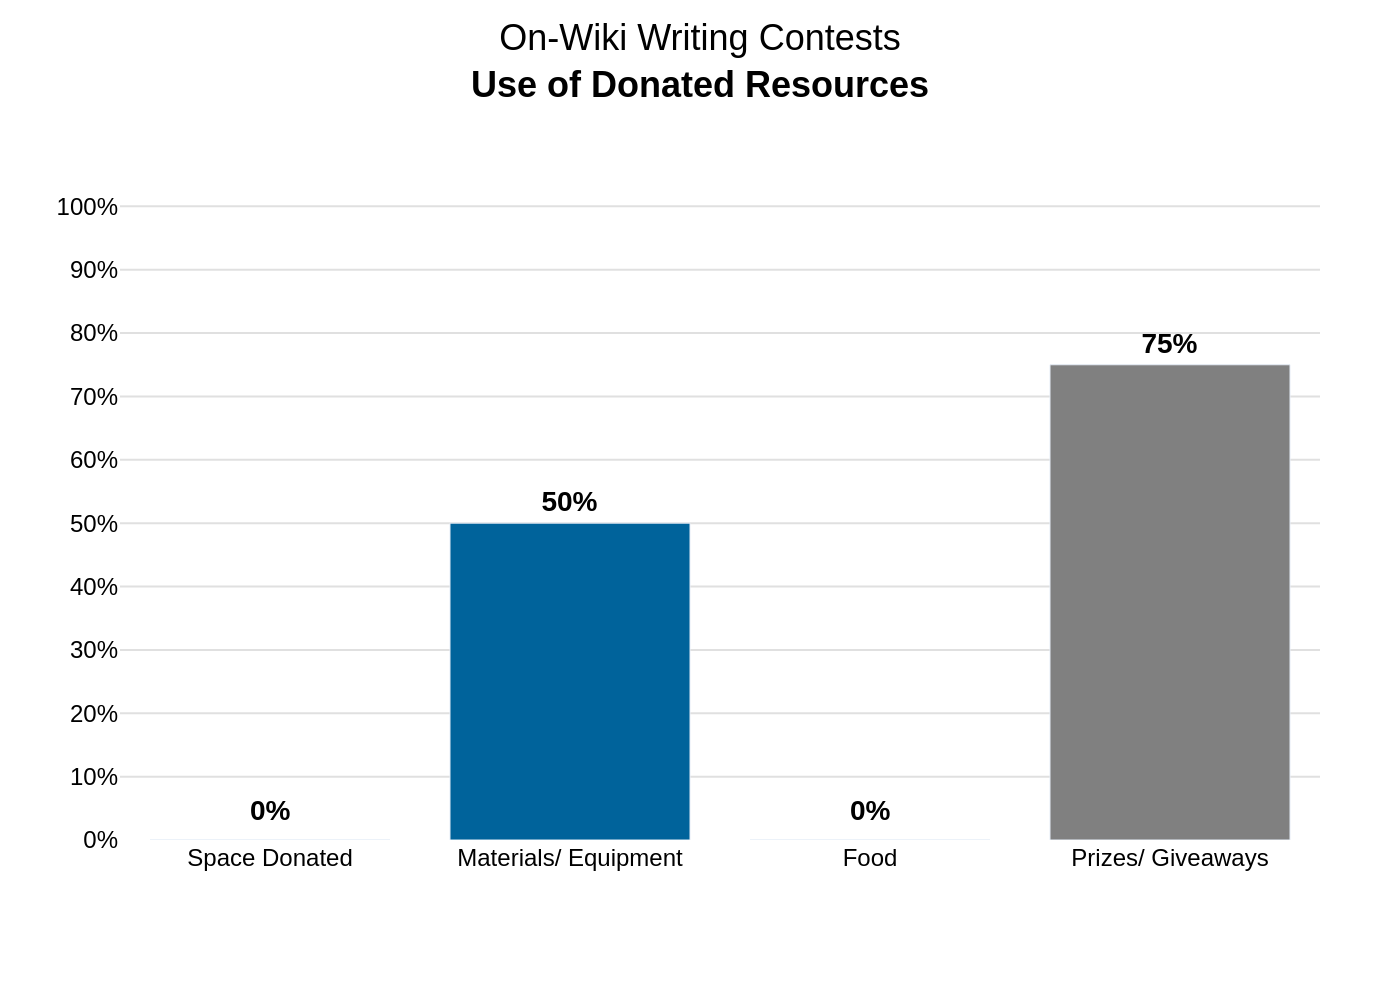

Source code (Python):
import sys
import json
import pathlib
import plotly.graph_objects as go

if len(sys.argv) != 2:
    print("Usage: python generate_chart.py <json_file_path>")
    sys.exit(1)

json_path = pathlib.Path(sys.argv[1])
if not json_path.is_file():
    print(f"Error: JSON file not found at '{json_path}'")
    sys.exit(1)

output_path = json_path.with_suffix('.png')

with open(json_path, 'r', encoding='utf-8') as f:
    chart_json = json.load(f)

chart_data = chart_json['chart_data']
texts = chart_json['texts']
colors = chart_json['colors']

categories = [item['category'] for item in chart_data]
values = [item['value'] for item in chart_data]

fig = go.Figure()

# Add bar trace, showing text only for non-zero values
fig.add_trace(go.Bar(
    x=categories,
    y=values,
    marker_color=colors,
    text=[f'<b>{v}%</b>' if v > 0 else '' for v in values],
    textposition='outside',
    textfont=dict(family="Arial", size=14, color='black'),
    cliponaxis=False
))

# Add annotations for zero-value labels for precise placement
annotations = []
for item in chart_data:
    if item['value'] == 0:
        annotations.append(
            go.layout.Annotation(
                x=item['category'],
                y=0,
                text='<b>0%</b>',
                showarrow=False,
                font=dict(family="Arial", size=14, color='black'),
                xanchor='center',
                yanchor='bottom',
                yshift=5 
            )
        )

fig.update_layout(
    title_text=texts['title'],
    title_x=0.5,
    title_y=0.95,
    title_font=dict(family="Arial", size=18),
    font=dict(family="Arial", size=12, color='black'),
    yaxis=dict(
        range=[0, 101],
        tickvals=[i for i in range(0, 101, 10)],
        ticktext=[f'{i}%' for i in range(0, 101, 10)],
        showgrid=True,
        gridcolor='#e0e0e0',
        zeroline=False,
        title_text=texts.get('y_axis_title')
    ),
    xaxis=dict(
        showgrid=False,
        title_text=texts.get('x_axis_title')
    ),
    plot_bgcolor='white',
    showlegend=False,
    margin=dict(t=100, b=80, l=60, r=40),
    annotations=annotations
)

fig.write_image(str(output_path), scale=2)

print(f"Chart saved to {output_path}")
